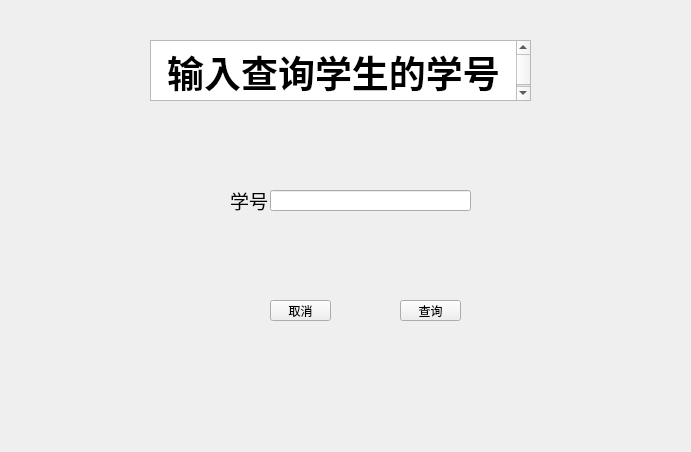
<?xml version="1.0" encoding="UTF-8"?>
<ui version="4.0">
 <class>Widget</class>
 <widget class="QWidget" name="Widget">
  <property name="geometry">
   <rect>
    <x>0</x>
    <y>0</y>
    <width>691</width>
    <height>452</height>
   </rect>
  </property>
  <property name="windowTitle">
   <string>Widget</string>
  </property>
  <widget class="QLineEdit" name="IDlineEdit">
   <property name="geometry">
    <rect>
     <x>270</x>
     <y>190</y>
     <width>201</width>
     <height>21</height>
    </rect>
   </property>
  </widget>
  <widget class="QLabel" name="IDlabel">
   <property name="geometry">
    <rect>
     <x>230</x>
     <y>180</y>
     <width>40</width>
     <height>41</height>
    </rect>
   </property>
   <property name="text">
    <string>&lt;html&gt;&lt;head/&gt;&lt;body&gt;&lt;p&gt;&lt;span style=&quot; font-size:14pt;&quot;&gt;学号：&lt;/span&gt;&lt;/p&gt;&lt;/body&gt;&lt;/html&gt;</string>
   </property>
  </widget>
  <widget class="QTextBrowser" name="textBrowser">
   <property name="geometry">
    <rect>
     <x>150</x>
     <y>40</y>
     <width>381</width>
     <height>61</height>
    </rect>
   </property>
   <property name="html">
    <string>&lt;!DOCTYPE HTML PUBLIC &quot;-//W3C//DTD HTML 4.0//EN&quot; &quot;http://www.w3.org/TR/REC-html40/strict.dtd&quot;&gt;
&lt;html&gt;&lt;head&gt;&lt;meta name=&quot;qrichtext&quot; content=&quot;1&quot; /&gt;&lt;meta charset=&quot;utf-8&quot; /&gt;&lt;style type=&quot;text/css&quot;&gt;
p, li { white-space: pre-wrap; }
hr { height: 1px; border-width: 0; }
li.unchecked::marker { content: &quot;\2610&quot;; }
li.checked::marker { content: &quot;\2612&quot;; }
&lt;/style&gt;&lt;/head&gt;&lt;body style=&quot; font-family:'Microsoft YaHei UI'; font-size:9pt; font-weight:400; font-style:normal;&quot;&gt;
&lt;p align=&quot;center&quot; style=&quot; margin-top:0px; margin-bottom:0px; margin-left:0px; margin-right:0px; -qt-block-indent:0; text-indent:0px;&quot;&gt;&lt;span style=&quot; font-size:28pt; font-weight:700;&quot;&gt;输入查询学生的学号&lt;/span&gt;&lt;/p&gt;&lt;/body&gt;&lt;/html&gt;</string>
   </property>
  </widget>
  <widget class="QPushButton" name="cancelButton">
   <property name="geometry">
    <rect>
     <x>270</x>
     <y>300</y>
     <width>61</width>
     <height>21</height>
    </rect>
   </property>
   <property name="text">
    <string>取消</string>
   </property>
  </widget>
  <widget class="QPushButton" name="queryButton">
   <property name="geometry">
    <rect>
     <x>400</x>
     <y>300</y>
     <width>61</width>
     <height>21</height>
    </rect>
   </property>
   <property name="text">
    <string>查询</string>
   </property>
  </widget>
  <widget class="QLabel" name="picturelabel">
   <property name="geometry">
    <rect>
     <x>0</x>
     <y>0</y>
     <width>691</width>
     <height>452</height>
    </rect>
   </property>
   <property name="text">
    <string/>
   </property>
   <property name="pixmap">
    <pixmap resource="qimage.qrc">:/image/image/login.jpg</pixmap>
   </property>
   <property name="scaledContents">
    <bool>true</bool>
   </property>
  </widget>
  <zorder>picturelabel</zorder>
  <zorder>IDlabel</zorder>
  <zorder>IDlineEdit</zorder>
  <zorder>textBrowser</zorder>
  <zorder>cancelButton</zorder>
  <zorder>queryButton</zorder>
 </widget>
 <resources>
  <include location="qimage.qrc"/>
 </resources>
 <connections/>
</ui>
